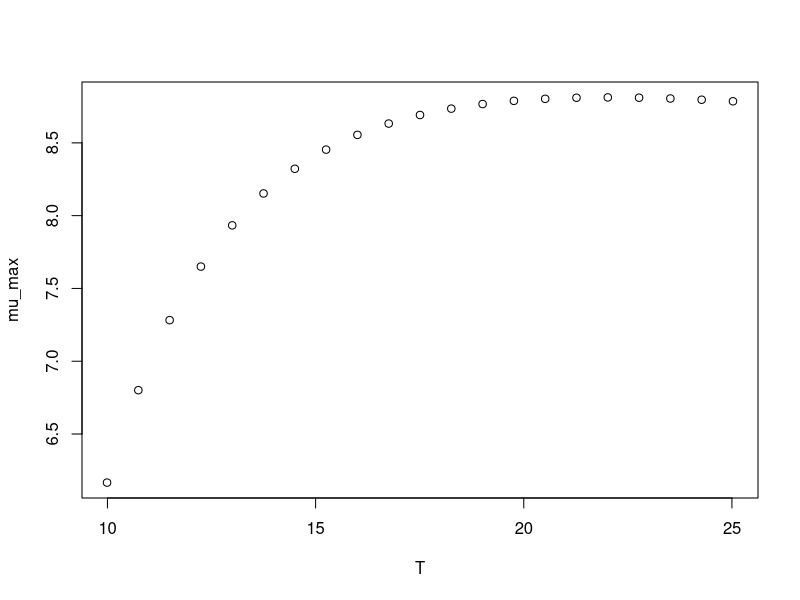

Recreate this plot in R.
#############################
# start of Parameter script
#############################
T <- seq(9.99000999000999,25.025,length.out=21)
#############################
# end of Parameter script
#############################
############################# 
# start of Model script Gropin ID 1259 
#############################
 
# constant coefficients for this model
 
variables <- data.frame(T)
argumentsPar <- expand.grid(variables)
 
# heart of the model
response_surface <- function(T) {
   mumax <-6.984+80.47/T-885.5/T^2

return(mumax=mumax)
} 

# output parameters
mumax <- cbind(argumentsPar,response_surface(argumentsPar['T']))
colnames(mumax) <- c(colnames(argumentsPar),'mumax')
#############################
# End of Model script
#############################
############################# 
# start of Visualisation script Gropin ID 1259 
#############################
plot(T,mumax$mumax,
                          xlab='T',
                          ylab='mu_max')
#############################
# End of Visualisation script
#############################
